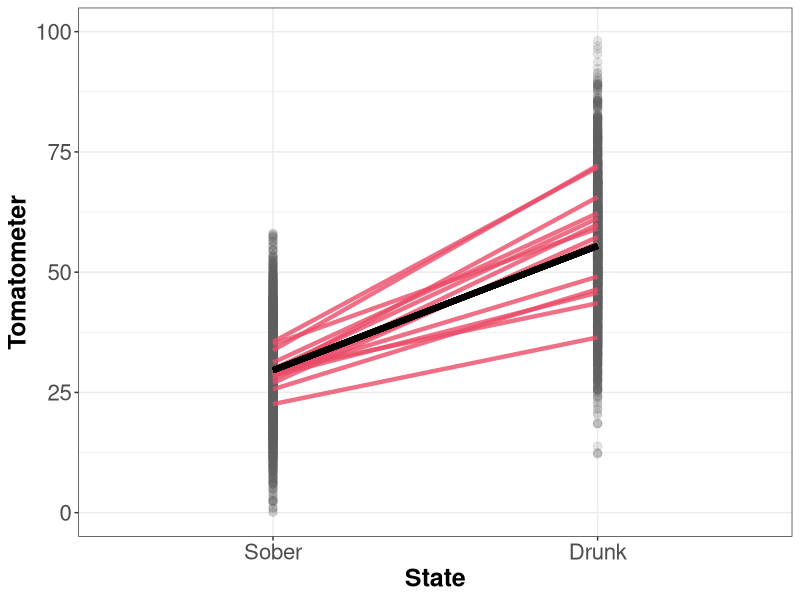
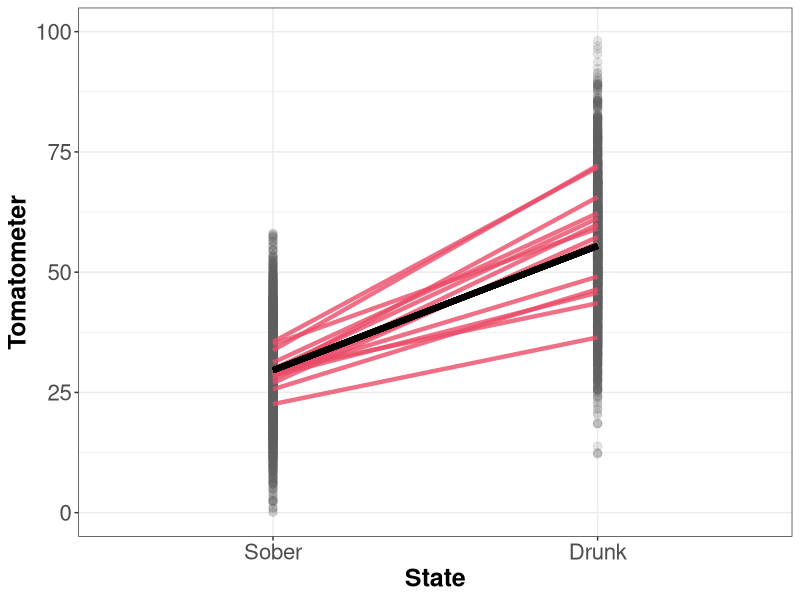

Recreate these plots in R, in order. (Note: this script raises an error after producing the figures.)
# code from here: http://rstudio-pubs-static.s3.amazonaws.com/133409_8567e08df08d42a8977853e4f94ca005.html

require(lme4)
require(ggplot2)

form<-as.formula(c("~State+(State|ID) + (State|Movie)"))

set.seed(113)
# number of individuals
N.ind<-200
N.obs<-30
Movies <- 15
simdat <-data.frame(ID = factor(rep(1:N.ind,each = N.obs)),
                    Movie = factor(rep(paste0("M", 1:Movies), N.ind*2)),
                    State = factor(rep(c("Sober", "Drunk"), each=Movies,
                                       times = N.ind), levels = c("Sober", "Drunk")))

beta<-c(30, 26)
names(beta)<-c("(Intercept)", "StateDrunk")


# Subject random variance
V.ind0 <- 22
V.inde <- 45

# Movie random variance
V.m.0 <- 25
V.m.e <- 32

# Error variance  
V.err0 <- 52

# Covariances
COVind0.ind1e <- 0.023 * sqrt(V.ind0*V.inde)
COVm0.m1e <- 0.058 * sqrt(V.m.0 * V.m.e)

vcov1<-matrix(c(V.ind0,COVind0.ind1e,
                COVind0.ind1e,V.inde), 2, 2)

vcov2<-matrix(c(V.m.0, COVm0.m1e,
                COVm0.m1e, V.m.e), 2, 2)

theta<-c((chol(vcov1)/sqrt(V.err0))[1,1],
         (chol(vcov1)/sqrt(V.err0))[1,2],
         (chol(vcov1)/sqrt(V.err0))[2,2],
         (chol(vcov2)/sqrt(V.err0))[1,1],
         (chol(vcov2)/sqrt(V.err0))[1,2],
         (chol(vcov2)/sqrt(V.err0))[2,2])
names(theta)<-c("ID.(Intercept)","ID.StateDrunk.(Intercept)","ID.StateDrunk",
                "Movie.(Intercept)","Movie.StateDrunk.(Intercept)","Movie.StateDrunk")




set.seed(25)
response <- simulate(form, newdata = simdat, family = gaussian,
                     newparams = list(theta = theta, beta = beta,
                                      sigma = sqrt(V.err0)))
simdat$Tomatometer <- as.vector(response[,1])

# write_csv(simdat, "_sessions/MixedModels/Tomatometer_dat.csv")
# saveRDS(simdat, "_sessions/MixedModels/Tomatometer_dat.RDS")

model1<-lmer(Tomatometer ~ State + (State|ID) + (State|Movie), data=simdat)
summary(model1)

m_line <- fixef(model1)

# visualize model fit
fittednorms<-ranef(model1)$ID[,1:2]
fittednorms[,1]<-fittednorms[,1]+getME(model1,"beta")[1]
fittednorms[,2]<-fittednorms[,2]+getME(model1,"beta")[2]
colnames(fittednorms)<-c("intercept","slope")

set.seed(25)
rand10<-sample(1:N.ind, 15, replace = FALSE)

plot1<-ggplot(simdat,aes(State, Tomatometer))+
  geom_point(colour= "#606061", alpha = .15, size = 2.5)+
  # geom_segment(aes(x = 1, y = intercept,xend=2, yend=intercept+slope ),
  #              data=fittednorms,colour = "gray85", size = 1)+
  geom_segment(aes(x = 1, y = intercept,xend=2, yend=intercept+slope ),
               data=fittednorms[rand10,],colour = "#EA4B68", size = 1.5,
               alpha = .8)+
  geom_segment(aes(x = 1, y = m_line[1], xend = 2, yend = sum(m_line)),
               data=fittednorms[rand10,],colour = "black", size = 2,
               alpha = 1)+
  theme(axis.title.x=element_text(vjust=-1),axis.title.y=element_text(vjust=1)) +
  theme_bw() +
  ylim(0, 100) +
  theme(
    strip.text = element_text(size = 12, face = "bold"),
    axis.text = element_text(size = 16),
    axis.title = element_text(size = 18,face = "bold")
  )

plot1

ggsave("_sessions/MixedModels/image/MEM_example.png", width = 8,
       height = 5, device = "png", dpi = 600)


plot2<-ggplot(simdat %>% mutate(State = case_when(State == "Sober" ~ "Condition 1",
                                                  TRUE ~ "Condition 2")),aes(State, Tomatometer))+
  geom_point(colour= "#606061", alpha = .15, size = 2.5)+
  # geom_segment(aes(x = 1, y = intercept,xend=2, yend=intercept+slope ),
  #              data=fittednorms,colour = "gray85", size = 1)+
  geom_segment(aes(x = 1, y = intercept,xend=2, yend=intercept+slope ),
               data=fittednorms[rand10,],colour = "#EA4B68", size = 1.5,
               alpha = .8)+
  geom_segment(aes(x = 1, y = m_line[1], xend = 2, yend = sum(m_line)),
               data=fittednorms[rand10,],colour = "black", size = 2,
               alpha = 1)+
  theme(axis.title.x=element_text(vjust=-1),axis.title.y=element_text(vjust=1)) +
  theme_classic() +
  ylim(0, 100) +
  labs(
    x = "",
    y = ""
  ) +
  theme(
    strip.text = element_text(size = 12, face = "bold"),
    axis.text = element_blank(),
    axis.ticks = element_blank(),
    axis.title = element_text(size = 18,face = "bold"),
    axis.line = element_line(size = 1.2)
  )

plot2

ggsave("_sessions/MixedModels/image/MEM_example2.png", width = 8,
       height = 5, device = "png", dpi = 600)
